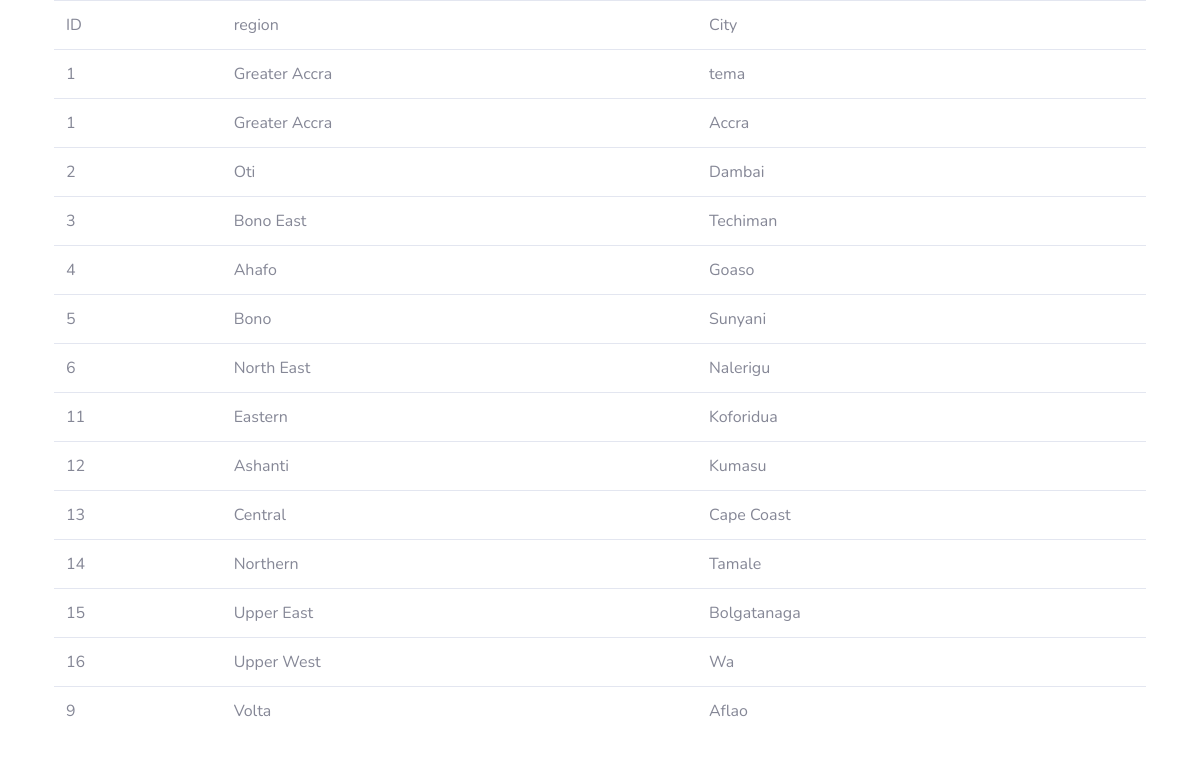
/admin/city.php, run on the app's committed database.
### tables this page shows
CREATE TABLE IF NOT EXISTS `city` (
  `cid` int(5) NOT NULL AUTO_INCREMENT,
  `c_name` varchar(255) DEFAULT NULL,
  `region` int(3) DEFAULT NULL,
  PRIMARY KEY (`cid`),
  KEY `region` (`region`)
);

CREATE TABLE IF NOT EXISTS `region` (
  `rid` int(5) NOT NULL AUTO_INCREMENT,
  `r_name` varchar(255) DEFAULT NULL,
  PRIMARY KEY (`rid`)
);

### admin/city.php (the view)
<?php
try {
    include 'connect.php';
	$stmt = $DB->query('SELECT * FROM city INNER JOIN region ON rid = region');?>
<!DOCTYPE html>
<html lang="en">
<?php include 'inc/head.php';?>
<body class="container">
	<table class='table'>
		<tr>
			<td> ID </td>
			<td>region</td>
			<td>City</td>
		</tr>
	<?php
	while($row = $stmt->fetch()){
		echo '<tr>';
		echo '<td>'.$row['rid'].'</td>';
		echo '<td>'.$row['r_name'].'</td>';
		echo '<td>'.$row['c_name'].'</td>';
		echo '</tr>';
	}
		echo "</table>";
} catch(PDOException $e) {
		    echo $e->getMessage();
		}
   	?>

### data on the page
city: region.rid "1", region.r_name "Greater Accra", c_name "tema"
city: region.rid "1", region.r_name "Greater Accra", c_name "Accra"
city: region.rid "2", region.r_name "Oti", c_name "Dambai"
city: region.rid "3", region.r_name "Bono East", c_name "Techiman"
city: region.rid "4", region.r_name "Ahafo", c_name "Goaso"
city: region.rid "5", region.r_name "Bono", c_name "Sunyani"
city: region.rid "6", region.r_name "North East", c_name "Nalerigu"
city: region.rid "11", region.r_name "Eastern", c_name "Koforidua"
city: region.rid "12", region.r_name "Ashanti", c_name "Kumasu"
city: region.rid "13", region.r_name "Central", c_name "Cape Coast"
city: region.rid "14", region.r_name "Northern", c_name "Tamale"
city: region.rid "15", region.r_name "Upper East", c_name "Bolgatanaga"
city: region.rid "16", region.r_name "Upper West", c_name "Wa"
city: region.rid "9", region.r_name "Volta", c_name "Aflao"
